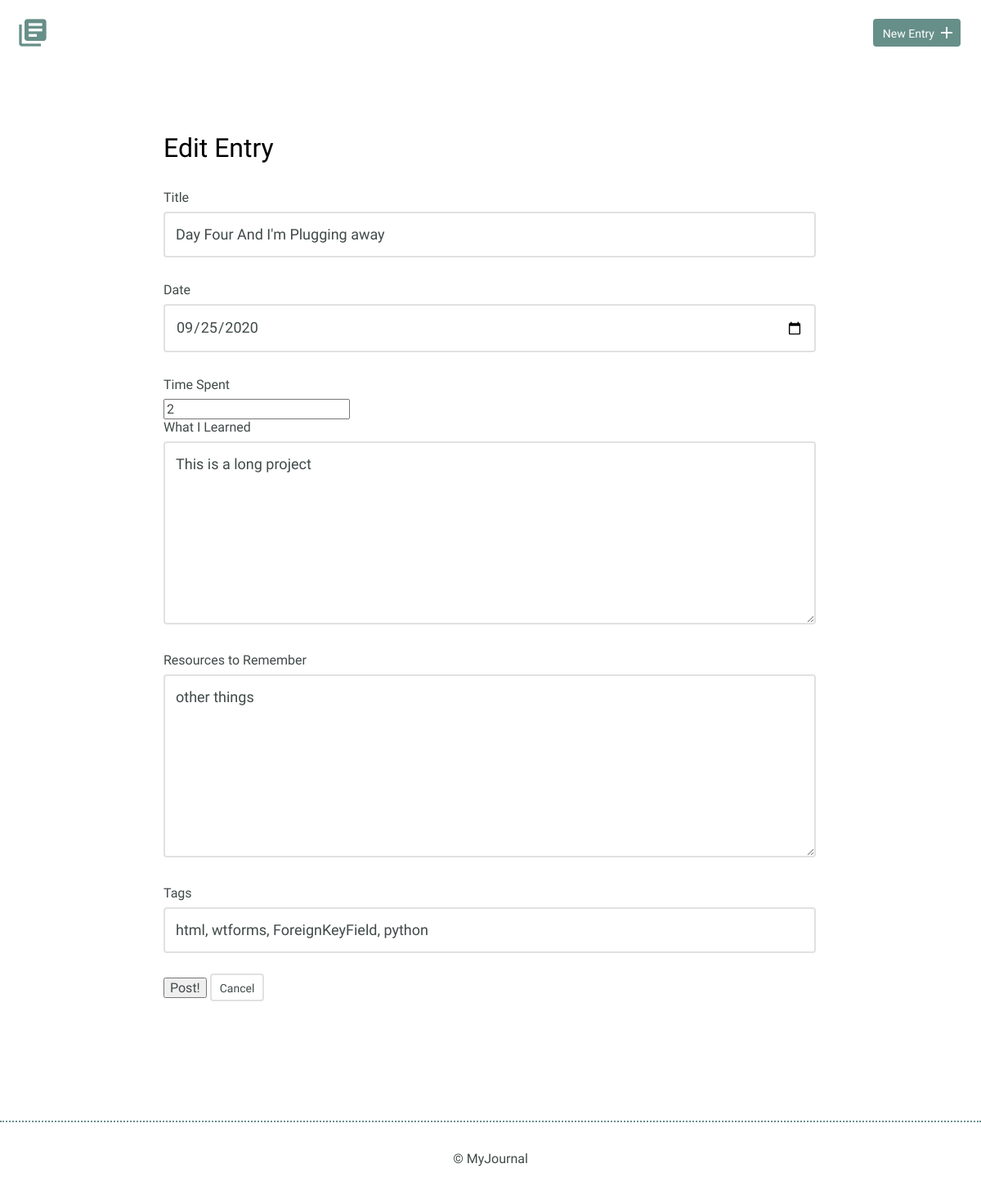
/entries/5/edit, run on the app's committed database.
### models.py (models this page shows)
class BaseModel(Model):
    class Meta:
        database = DATABASE

class Entry(BaseModel):
    title = CharField(max_length=100)
    date = DateTimeField(default=datetime.datetime.now)
    time_spent = IntegerField(default=0)
    learned = TextField(null=False)
    remember = TextField(default=" ")

class EntryTags(BaseModel):
    entry_id = ForeignKeyField(Entry)
    tags = ForeignKeyField(Tags)

### app.py (the view, shortened to what this page needs)
@app.route("/entries/<id>/edit", methods=('GET', 'POST'))
def edit(id):
    entry = models.Entry.select().where(models.Entry.id==id).get()
    try:
        entry_tags = models.EntryTags.get(models.EntryTags.entry_id==id)
    except:
        entry_tags = None
    form = forms.Post()
    date = datetime.datetime.now()
    return render_template("edit.html", form=form, id=id, models=models)

### forms.py
class Post(Form):
    title = StringField(u"Title (Max. 100 characters)", validators=[
        DataRequired(),
        length(max=100)
    ])
    date = DateField(default=datetime.date.today())
    time_spent = IntegerField(u"Time Spent (round to nearest hour)",
        validators=[
                    DataRequired(),
                ])
    learned = TextAreaField(u"What did you learn?", validators=[
                DataRequired(),
            ])
    remember = TextAreaField(u"Links and other things to remember")
    tags = StringField(u"Add tags, separated by a comma.")

### templates/edit.html (shortened to what this page needs)
{% extends "layout.html" %}
{% block content %}
        <section>
            <div class="container">
                <div class="edit-entry">
                    <h2>Edit Entry</h2>
                    <form method="POST" action="">
                        {% set info = models.Entry.select().where(models.Entry.id==id).get() %}
                        {% if models.EntryTags.select().where(models.EntryTags.entry_id==id).exists(): %}
                            {% set tags = models.EntryTags.get(models.EntryTags.entry_id==id) %}
                        {% else: %}
                            {% set tags = "" %}
                        {% endif %}
                        <label for="title">Title</label>
                        {% set process = form.title.process_data(info.title) %}
                        {{ form.title() }}
                        <label for="date"> Date</label>
                        {{ form.date() }}
                        <label for="time_spent">Time Spent</label>
                        {% set process = form.time_spent.process_data(info.time_spent) %}
                        {{ form.time_spent() }}
                        <label for="learned">What I Learned</label>
                        {% set process = form.learned.process_data(info.learned) %}
                        {{ form.learned() }}
                        <label for="remember">Resources to Remember</label>
                        {% set process = form.remember.process_data(info.remember) %}
                        {{ form.remember() }}
                        <label for="Tags">Tags</label>
                        {% set process = form.tags.process_data(tags.tags_id) %}
                        {{ form.tags() }}
                        <button type="submit" id="submit">Post!</button>
                        <a href="{{ url_for('index') }}" class="button button-secondary">Cancel</a>
                    </form>
                </div>
            </div>
        </section>
{% endblock %}

### static/css/site.css (style rules this page uses)
body { font-size: 16px; color: #404a49; font-family: 'Cousine', serif; font-weight: 400; }
.container { margin: 0 auto; padding: 0 25px; }
.button { padding: 8px 10px 6px 10px; background: #678f89; border: 2px solid #678f89; border-radius: 4px; text-decoration: none; color: #FFF; position: relative; text-align: center; font-size: 14px; }
.button.button-secondary { background: #FFF; border: 2px solid #e1e1e1; color: #404a49; }
h1, h2, h3 { margin: 0; font-weight: 400; line-height: 1em; color: #000; }
h2 { font-size: 32px; }
.entry-list, .edit-entry, .new-entry { max-width: 800px; margin: 0 auto; padding: 70px 0 150px 0; }
.edit-entry h2, .new-entry h2 { margin-bottom: 35px; }
form label { display: block; margin-bottom: 8px; }
form input[type=text], form input[type=password], form input[type=date], form textarea { border: 2px solid #e1e1e1; font-size: 18px; line-height: 1.8em; padding:10px 13px; margin-bottom: 30px; border-radius: 4px; width: calc(100% - 32px); }
.edit-entry form textarea, .new-entry form textarea { min-height: 200px; }

### data on the page
Entry: title "Day Four And I'm Plugging away", date "09/25/2020", time_spent "2", learned "This is a long project", remember "other things"
EntryTags: tags "html, wtforms, ForeignKeyField, python"
